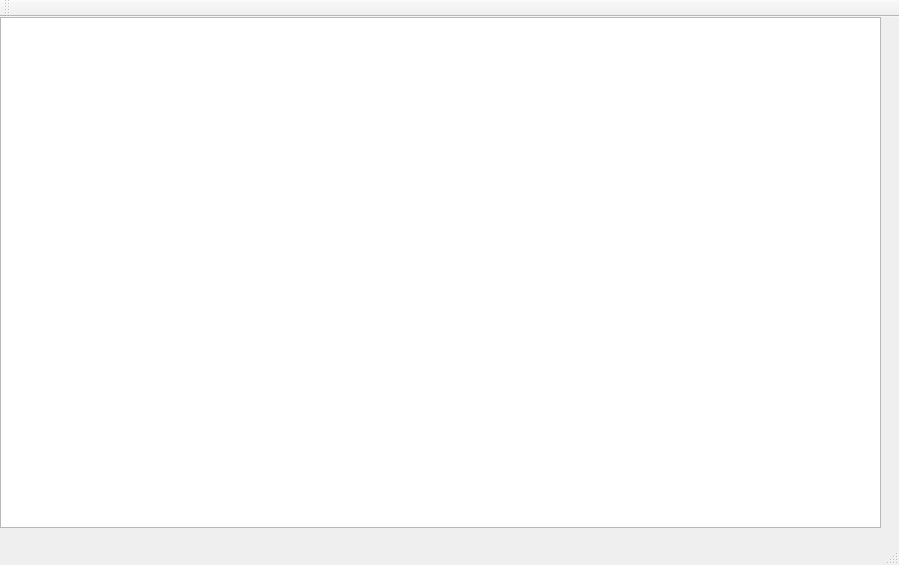
<?xml version="1.0" encoding="UTF-8"?>
<ui version="4.0">
 <class>MainWindow</class>
 <widget class="QMainWindow" name="MainWindow">
  <property name="geometry">
   <rect>
    <x>0</x>
    <y>0</y>
    <width>899</width>
    <height>565</height>
   </rect>
  </property>
  <property name="windowTitle">
   <string>MainWindow</string>
  </property>
  <property name="styleSheet">
   <string notr="true">#MainWindow
{
	
	background-image: url(:/background/assets/farback.gif);
}</string>
  </property>
  <widget class="QWidget" name="centralWidget">
   <widget class="QGraphicsView" name="graphicsView">
    <property name="geometry">
     <rect>
      <x>0</x>
      <y>0</y>
      <width>881</width>
      <height>511</height>
     </rect>
    </property>
    <property name="styleSheet">
     <string notr="true">#graphicsView
{
	
	background-image: url(:/background/assets/farback.gif);
}</string>
    </property>
   </widget>
  </widget>
  <widget class="QMenuBar" name="menuBar">
   <property name="geometry">
    <rect>
     <x>0</x>
     <y>0</y>
     <width>899</width>
     <height>25</height>
    </rect>
   </property>
  </widget>
  <widget class="QToolBar" name="mainToolBar">
   <attribute name="toolBarArea">
    <enum>TopToolBarArea</enum>
   </attribute>
   <attribute name="toolBarBreak">
    <bool>false</bool>
   </attribute>
  </widget>
  <widget class="QStatusBar" name="statusBar"/>
 </widget>
 <layoutdefault spacing="6" margin="11"/>
 <resources/>
 <connections/>
</ui>
